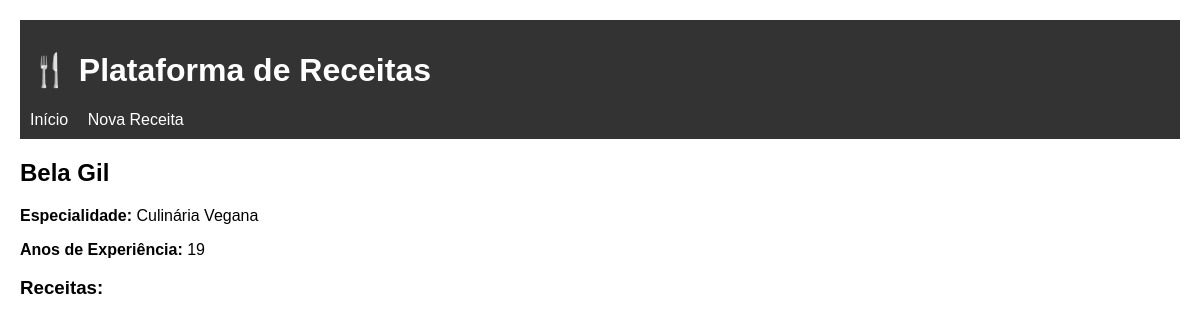
The page /chef/3 on the database as committed earlier.
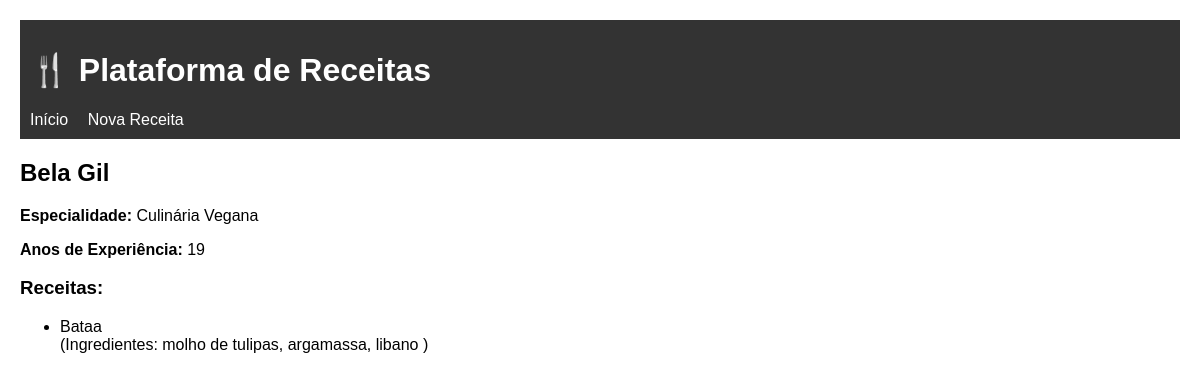
The same page on the database as committed later.
### app.py (models this page shows)
class Receita(db.Model):
    __tablename__ = 'receita'
    id = db.Column(db.Integer, primary_key=True)
    titulo = db.Column(db.String(120), nullable=False)
    instrucoes = db.Column(db.Text, nullable=False)
    chef_id = db.Column(db.Integer, db.ForeignKey('chef.id'), nullable=False)
    chef = db.relationship('Chef', back_populates='receitas')
    ingredientes = db.relationship('Ingrediente', secondary=receita_ingredientes, back_populates='receitas')

class Ingrediente(db.Model):
    __tablename__ = 'ingrediente'
    id = db.Column(db.Integer, primary_key=True)
    nome = db.Column(db.String(80), unique=True, nullable=False)
    receitas = db.relationship('Receita', secondary=receita_ingredientes, back_populates='ingredientes')

### app.py (the view)
@app.route('/chef/<int:chef_id>')
def detalhes_chef(chef_id):
    chef = Chef.query.get_or_404(chef_id)
    return render_template('detalhes_chef.html', chef=chef)

### templates/detalhes_chef.html
{% extends "base.html" %}
{% block content %}
    <h2>{{ chef.nome }}</h2>
    <p><strong>Especialidade:</strong> {{ chef.perfil.especialidade }}</p>
    <p><strong>Anos de Experiência:</strong> {{ chef.perfil.anos_experiencia }}</p>
    <h3>Receitas:</h3>
    <ul>
        {% for receita in chef.receitas %}
            <li>
                {{ receita.titulo }}
                <br>
                (Ingredientes:
                {% for ing in receita.ingredientes %}
                    {{ ing.nome }}{% if not loop.last %}, {% endif %}
                {% endfor %})
            </li>
        {% endfor %}
    </ul>
{% endblock %}

Rows that differ between the two databases and show on the page:
added Receita: titulo "Bataa"
added Ingrediente: nome "molho de tulipas"
added Ingrediente: nome "argamassa"
added Ingrediente: nome "libano"
